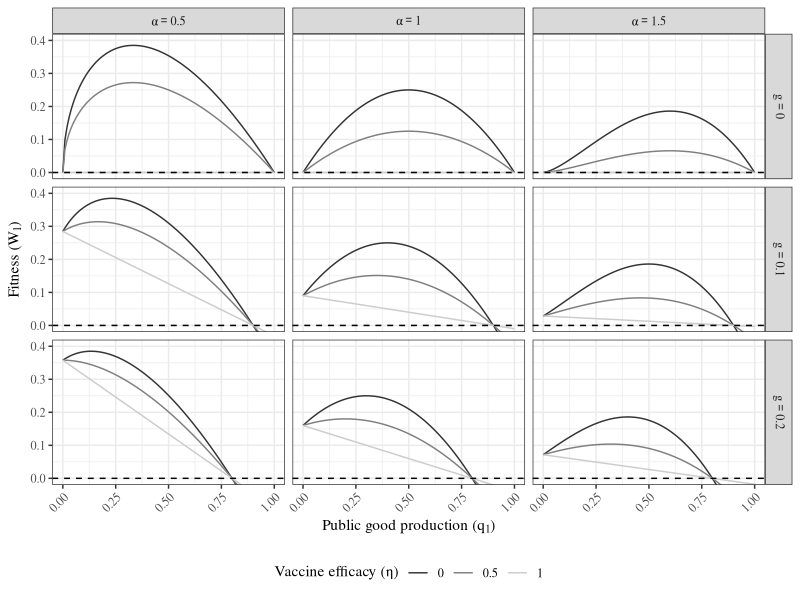
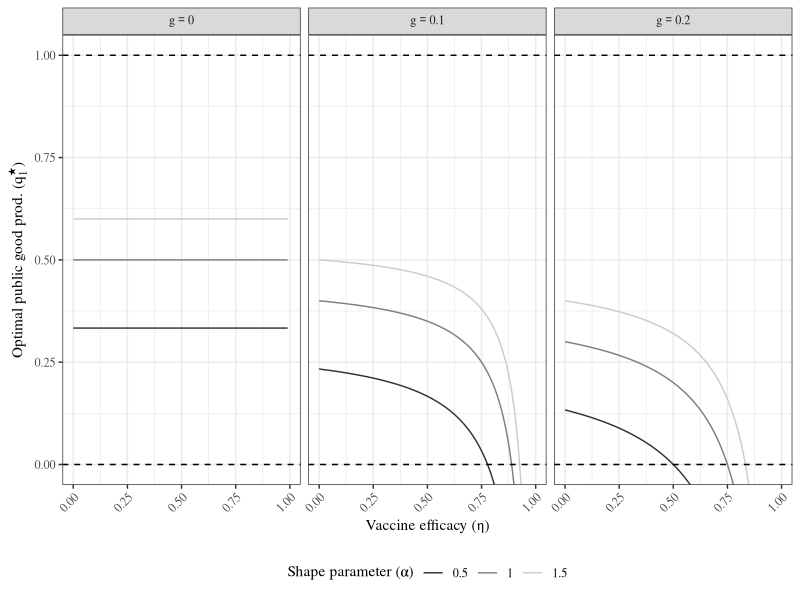
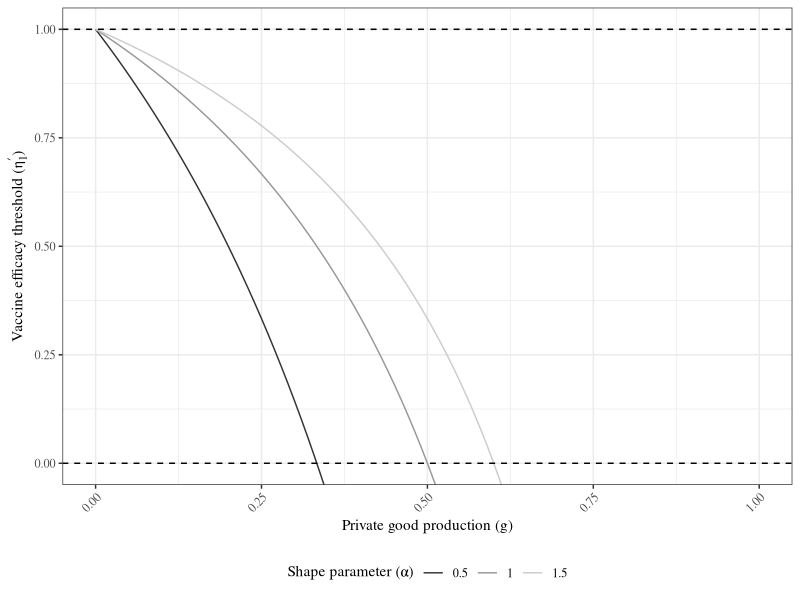
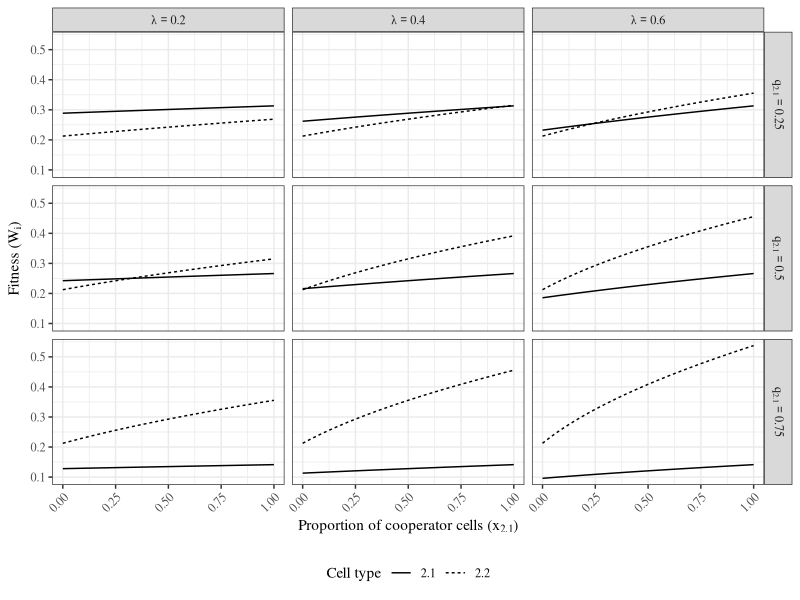
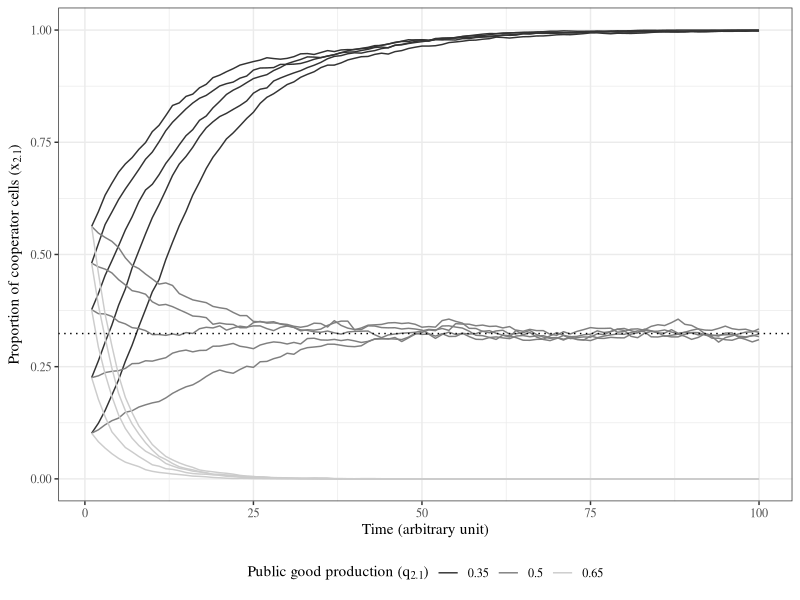
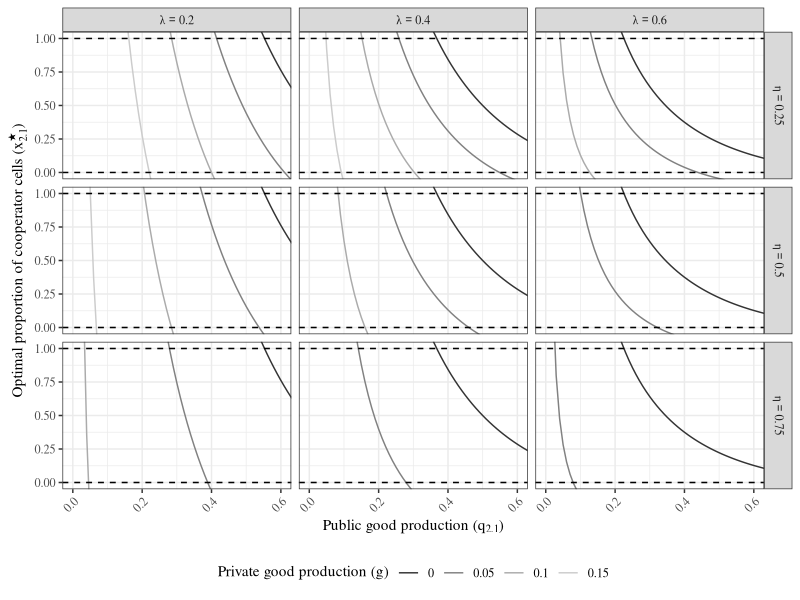
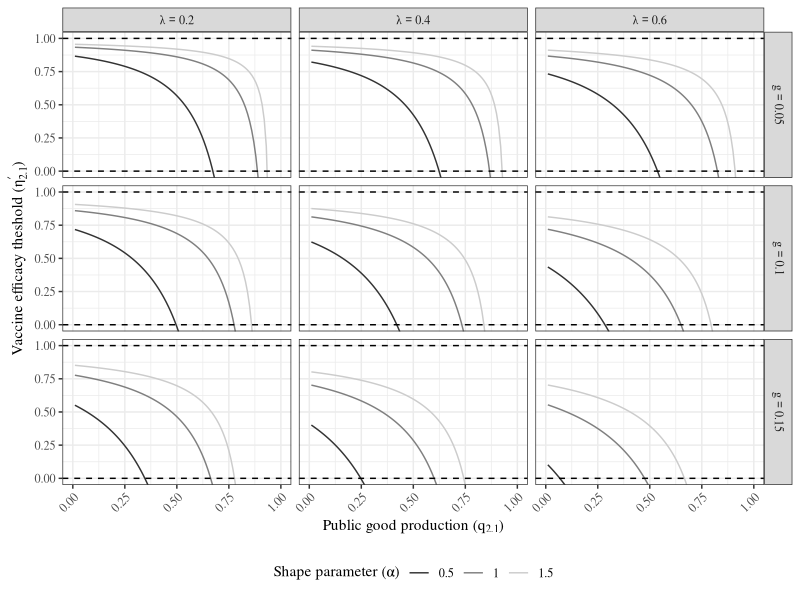
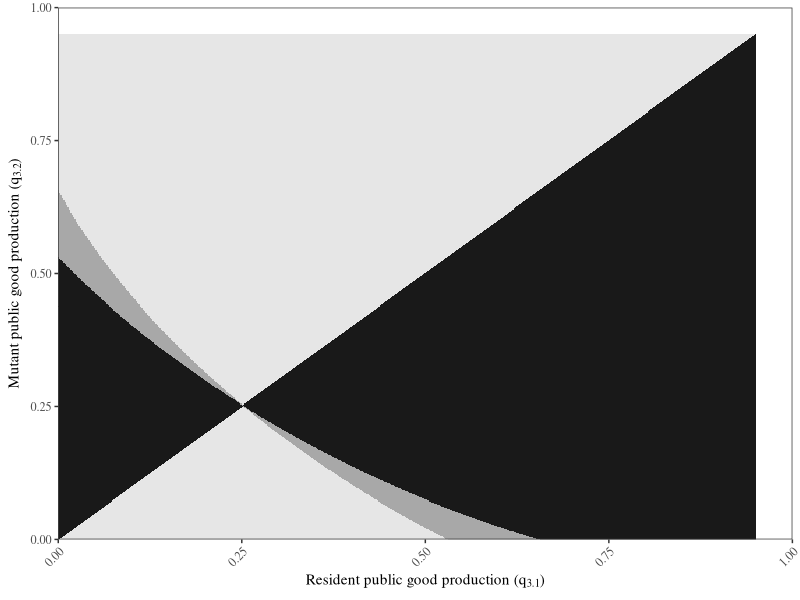

The R source for these figures, in order:
## Needed libraries

library(ggplot2)   # Plots
library(patchwork) # Assembling plots
library(tidyr)     # Data manipulation


## Figure 1

df = expand.grid(
  alpha = c(0.5, 1, 1.5),
  eta = c(0, 0.5, 1),
  g = c(0, 0.1, 0.2),
  q1 = seq(0, 1, 0.01)
)

df = within(df, {
  W1 = (1 - q1 - g) * ((1 - eta) * q1 + g) ** alpha
})

my_lab = as_labeller(c("0.5" = "α==0.5",
                       "1"   = "α==1.0",
                       "1.5" = "α==1.5",
                       "0"   = "g==0",
                       "0.1" = "g==0.1",
                       "0.2" = "g==0.2"),
                     default = label_parsed)

ggplot(df) +
  facet_grid(g ~ alpha, labeller = my_lab) +
  geom_line(aes(x = q1, y = W1, group = eta, color = as.factor(eta))) +
  geom_hline(yintercept = 0, linetype = "dashed") +
  scale_color_manual(values = paste0("grey", c(20, 50, 80))) + 
  labs(
    color = bquote("Vaccine efficacy ("*η*")"),
    x = bquote("Public good production ("*q[1]*")"), 
    y = bquote("Fitness ("*W[1]*")"))+ 
  coord_cartesian(ylim = c(0, .4)) +
  theme_bw(base_family = "serif") +
  theme(legend.position = "bottom", axis.text.x = element_text(angle = 45, hjust = 1))

# ggsave("fig/fig-onestrain-W.pdf", device = cairo_pdf, width = 14, height = 10, units = "cm")


## Figure 2

df = expand.grid(
  alpha = c(0.5, 1, 1.5),
  eta = seq(0, 1, 0.01),
  g = c(0, 0.1, 0.2)
)

df = within(df, {
  q1star = alpha / (alpha + 1) - g * (alpha * (1 - eta) + 1) / ((1 - eta) * (alpha + 1))
})

my_lab = as_labeller(
  c("0" = "g==0", "0.1" = "g==0.1", "0.2" = "g==0.2"),
  default = label_parsed
)

ggplot(df) +
  facet_wrap(~ g, labeller = my_lab) +
  geom_line(aes(x = eta, y = q1star, group = alpha, color = as.factor(alpha))) +
  geom_hline(yintercept = c(0, 1), linetype = "dashed") +
  scale_color_manual(values = paste0("grey", c(20, 50, 80))) + 
  labs(
    color = bquote("Shape parameter ("*α*")"),
    x = bquote("Vaccine efficacy ("*η*")"), 
    y = bquote("Optimal public good prod. ("*q[1]^"\u2605"*")"))+ 
  coord_cartesian(ylim = c(0, 1)) +
  theme_bw(base_family = "serif") +
  theme(legend.position = "bottom", axis.text.x = element_text(angle = 45, hjust = 1))

# ggsave("fig/fig-onestrain-qstar.pdf", device = cairo_pdf, width = 14, height = 8, units = "cm")


## Figure 3

df = expand.grid(
  alpha = c(0.5, 1, 1.5),
  g = seq(0.0, 1, length.out = 101)
)

df = within(df, {
  eta1prime = 1 - g / (alpha * (1 - g))
})

ggplot(df) +
  geom_line(aes(x = g, y = eta1prime, color = as.factor(alpha))) +
  geom_hline(yintercept = c(0, 1), linetype = "dashed") +
  labs(
    x = bquote("Private good production ("*g*")"),
    y = bquote("Vaccine efficacy threshold ("*η[1]^minute*")"),
    color = bquote("Shape parameter ("*α*")")
  ) +
  scale_color_grey() +
  coord_cartesian(xlim = c(0, 1.0), ylim = c(0, 1)) +
  theme_bw(base_family = "serif") +
  theme(legend.position = "bottom", axis.text.x = element_text(angle = 45, hjust = 1))

# ggsave("fig/fig-onestrain-etaprime.pdf", device = cairo_pdf, width = 10, height = 8, units = "cm")


## Figure 4

df = expand.grid(
  alpha = 0.5,
  eta = 0.4,
  g = 0.05,
  q2.1 = c(0.25, 0.5, 0.75),
  lambda = c(0.2, 0.4, 0.6),
  x2.1 = seq(0, 1, 0.01)
)

df = within(df, {
  W2.1 = (1 - q2.1 - g) * ((1 - lambda) * (1 - eta) * q2.1 + lambda * (1 - eta) * x2.1 * q2.1 + g) ** alpha
  W2.2 = (1 - g) * (lambda * (1 - eta) * x2.1 * q2.1 + g) ** alpha
})

df = pivot_longer(df, cols = c("W2.1", "W2.2"))

my_lab = as_labeller(c("0.2"  = "λ==0.2",
                       "0.4"  = "λ==0.4",
                       "0.6"  = "λ==0.6",
                       "0.25" = "q[2.1]==0.25",
                       "0.5"  = "q[2.1]==0.5",
                       "0.75" = "q[2.1]==0.75"), 
                     default = label_parsed)

ggplot(df) +
  facet_grid(q2.1 ~ lambda, labeller = my_lab) +
  geom_line(aes(x = x2.1, y = value, linetype = name)) +
  scale_linetype(labels = c("2.1", "2.2")) +
  scale_color_grey() +
  labs(
    x = bquote("Proportion of cooperator cells ("*x[2.1]*")"),
    y = bquote("Fitness ("*W[i]*")"),
    linetype = "Cell type") +
  theme_bw(base_family = "serif") +
  theme(legend.position = "bottom", axis.text.x = element_text(angle = 45, hjust = 1))

# ggsave("fig/fig-coopcheat-W.pdf", device = cairo_pdf, width = 14, height = 10, units = "cm")


## Figure 5

alpha = 0.5
eta = 0.4
g = 0.05
q2.1 = c(0.35, 0.5, 0.65)
lambda = 0.2

tmax = 100
nind = 1e4

xall = numeric()
sall = numeric()
iall = numeric()

for (seed in 1:5) {
  for (i in 1:3) {
    set.seed(seed)
    ncoop = sample(1:nind, 1)
    q = rep(c(q2.1[i], 0), times = c(ncoop, nind - ncoop))
    x2.1 = sum(q == q2.1[i]) / length(q)
    
    for (t in 2:tmax) {
      W = (1 - q - g) * ((1 - lambda) * (1 - eta) * q + lambda * (1 - eta) * sum(q) / length(q) + g) ** alpha
      q = sample(q, length(q), replace = T, prob = W)
      x2.1[t] = sum(q == q2.1[i]) / length(q)
    }
    xall = c(xall, x2.1)
    sall = c(sall, rep(seed, tmax))
    iall = c(iall, rep(i, tmax))
  }
  df = data.frame(
      x = xall,
      t = 1:tmax,
      s = sall,
      i = iall
    )
}

x2.1star = ((1 - q2.1 - g) ** (1 / alpha) * ((1 - lambda) * (1 - eta) * q2.1 + g) - (1 - g) ** (1 / alpha) * g) /
  (lambda * (1 - eta) * ((1 - g) ** (1 / alpha) - (1 - q2.1 - g) ** (1 / alpha)) * q2.1)

ggplot(df) +
  geom_line(aes(x = t, y = x, group = interaction(s, i), color = as.factor(i))) +
  geom_hline(yintercept = x2.1star, linetype = "dotted") +
  scale_color_manual(values = paste0("grey", c(20, 50, 80)), labels = q2.1) + 
  labs(
    x = "Time (arbitrary unit)",
    y = bquote("Proportion of cooperator cells ("*x[2.1]*")"),
    color = bquote("Public good production ("*q[2.1]*")")
  ) +
  coord_cartesian(ylim = c(0, 1)) +
  theme_bw(base_family = "serif") +
  theme(legend.position = "bottom")

# ggsave("fig/fig-coopcheat-stocha.pdf", device = cairo_pdf, width = 14, height = 9, units = "cm")


## Figure 6

df = expand.grid(
  alpha = 0.5,
  eta = c(0.3, 0.5, 0.7),
  g = c(0.00, 0.05, 0.1, 0.15),
  q2.1 = seq(0, 1, 0.01),
  lambda = c(0.2, 0.4, 0.6)
)

df = within(df, {
  x2.1star = 
    ((1 - q2.1 - g) ** (1 / alpha) * ((1 - lambda) * (1 - eta) * q2.1 + g) - (1 - g) ** (1 / alpha) * g) /
    (lambda * (1 - eta) * ((1 - g) ** (1 / alpha) - (1 - q2.1 - g) ** (1 / alpha)) * q2.1)
})

my_lab = as_labeller(c("0.2" = "λ==0.2",
                       "0.4" = "λ==0.4",
                       "0.6" = "λ==0.6",
                       "0.3" = "η==0.25",
                       "0.5" = "η==0.5",
                       "0.7" = "η==0.75"), 
                     default = label_parsed)

ggplot(df) +
  facet_grid(eta ~ lambda, labeller = my_lab) +
  geom_line(aes(x = q2.1, y = x2.1star, color = as.factor(g))) +
  geom_hline(yintercept = c(0, 1), linetype = "dashed") +
  labs(
    x = bquote("Public good production ("*q[2.1]*")"),
    y = bquote("Optimal proportion of cooperator cells ("*x[2.1]^"\u2605"*")"),
    color = bquote("Private good production ("*g*")")
  ) +
  scale_color_grey() +
  coord_cartesian(xlim = c(0, 0.6), ylim = c(0, 1)) +
  theme_bw(base_family = "serif") +
  theme(legend.position = "bottom", axis.text.x = element_text(angle = 45, hjust = 1))

# ggsave("fig/fig-coopcheat-xstar.pdf", device = cairo_pdf, width = 14, height = 10, units = "cm")


## Figure 7

df = expand.grid(
  lambda = c(0.2, 0.4, 0.6),
  q2.1 = seq(0, 1, 0.01),
  g = c(0.05, 0.1, 0.15),
  alpha = c(0.5, 1.0, 1.5)
)

df = within(df, {
  etaprime = 1 - (((1 - g) ** (1 / alpha) - (1 - q2.1 - g) ** (1 / alpha)) * g) / ((1 - lambda) * (1 - q2.1 - g) ** (1 / alpha) * q2.1)
  etaprime[q2.1 > 1 - g - 0.001] = -1 # To prevent ggplot from showing non-mathematical lines
})

my_lab = as_labeller(c("0.2"  = "λ==0.2",
                       "0.4"  = "λ==0.4",
                       "0.6"  = "λ==0.6",
                       "0.05" = "g==0.05",
                       "0.1"  = "g==0.1",
                       "0.15" = "g==0.15"), 
                     default = label_parsed)

ggplot(df) +
  facet_grid(g ~ lambda, labeller = my_lab) +
  geom_line(aes(x = q2.1, y = etaprime, group = alpha, color = as.factor(alpha))) +
  geom_hline(yintercept = c(0, 1), linetype = "dashed") +
  scale_color_manual(values = paste0("grey", c(20, 50, 80))) + 
  labs(
    color = bquote("Shape parameter ("*α*")"),
    x = bquote("Public good production ("*q[2.1]*")"), 
    y = bquote("Vaccine efficacy theshold ("*η[2.1]^minute*")"))+ 
  coord_cartesian(ylim = c(0, 1)) +
  theme_bw(base_family = "serif") +
  theme(legend.position = "bottom", axis.text.x = element_text(angle = 45, hjust = 1))

# ggsave("fig/fig-coopcheat-etaprime.pdf", device = cairo_pdf, width = 14, height = 10, units = "cm")


## Figure 8

lambda = 0.1
eta = 0.2
g = .05
alpha = 0.5

df = expand.grid(
  q3.1 = seq(0, 1 - g, length.out = 501), 
  q3.2 = seq(0, 1 - g, length.out = 501)
)

W3.1 = (1 - df$q3.1 - g) * ((1 - eta) * df$q3.1 + g) ** alpha
W3.2 = (1 - df$q3.2 - g) * ((1 - lambda) * (1 - eta) * df$q3.2 + lambda * (1 - eta) * df$q3.1 + g) ** alpha

df$omega = W3.2 - W3.1

xstar = ((1 - df$q3.2 - g) ** (1 / alpha) * ((1 - eta) * df$q3.2 + g) - 
  (1 - df$q3.1 - g) ** (1 / alpha) * ((1 - eta) * ((1 - lambda) * df$q3.1 + lambda * df$q3.2) + g)) /
  (lambda *(1 - eta)*((1 - df$q3.1 - g) ** (1 / alpha) - (1 - df$q3.2 - g) ** (1 / alpha)) * (df$q3.1 - df$q3.2))

xstar[xstar < 0] = 0
xstar[xstar > 1] = 1
xstar[xstar < 1 & xstar > 0] = 0.5
xstar[is.nan(xstar)] = 0

ggplot(df) +
  geom_tile(aes(x = q3.1, y = q3.2, fill = as.factor(xstar)), show.legend = F) +
  labs(
    x = bquote("Resident public good production ("*q[3.1]*")"),
    y = bquote("Mutant public good production ("*q[3.2]*")")
  ) +
  scale_fill_grey(start = 0.1, end = 0.9) +
  coord_cartesian(expand = F, xlim = c(0, 1), ylim = c(0, 1)) +
  theme_bw(base_family = "serif") +
  theme(legend.position = "bottom", panel.grid = element_blank(), axis.text.x = element_text(angle = 45, hjust = 1))

# ggsave("fig/fig-adaptive-pip.pdf", device = cairo_pdf, width = 12, height = 8, units = "cm")


## Figure 9

set.seed(42)

alpha = 0.5
eta = 0.2
g = 0.05
q3.1 = 0.75
lambda = 0.4

tmax = 5e3
nind = 1e3
mu = 1e-3

xall = numeric(tmax)
q = rep(q3.1, nind)

n = numeric()
val = numeric()
tval = numeric()

for (t in 1:tmax) {
  id_mut = which(rbinom(nind, 1, mu) == 1)
  q[id_mut] = q[id_mut] + runif(length(id_mut), -0.1, 0.1)
  q[q < 0] = 0
  q[q > 1 - g] = 1 - g

  W = (1 - q - g) * ((1 - lambda) * (1 - eta) * q + lambda * (1 - eta) * sum(q) / length(q) + g) ** alpha

  q = sample(q, length(q), replace = T, prob = W)

  n = c(n, table(q))
  val = c(val, names(table(q)))
  tval = c(tval, rep(t, times = length(table(q))))
}

qavg = numeric(tmax)
for (i in 1:tmax) {
  qavg[i] = as.numeric(names(sort(n[tval == i], decreasing = T)[1]))
}

val2 = val[val %in% qavg]
tval2 = tval[val %in% qavg]
n2 = n[val %in% qavg]

p1 = ggplot() +
  geom_line(aes(x = tval2, y = n2 / nind, group = val2, 
    color = factor(val2, levels = sample(unique(val2), length(unique(val2))))), show.legend = F) +
  scale_color_grey() +
  labs(x = "Time (arbitrary unit)", y = bquote("Prop. of cells ("*x[i]*")")) +
  theme_bw(base_family = "serif")

q3.1star = alpha / (alpha + 1 / (1 - lambda)) - g * (alpha * (1 - eta) + 1 / (1 - lambda)) / ((1 - eta) * (alpha + 1 / (1 - lambda)))
q1star   = alpha / (alpha + 1               ) - g * (alpha * (1 - eta) + 1               ) / ((1 - eta) * (alpha + 1 )              )

p2 = ggplot() +
  geom_hline(yintercept = q3.1star, linetype = "dashed") +
  geom_hline(yintercept = q1star, linetype = "dotted") +
  geom_line(aes(x = 1:tmax, y = qavg), color = "grey50") +
  coord_cartesian(ylim = c(0, 1)) +
  labs(x = "Time (arbitrary unit)", y = bquote("Public good prod. ("*q[i]*")")) +
  theme_bw(base_family = "serif")

Wavg  = (1 - qavg  - g) * ((1 - lambda) * (1 - eta) * qavg  + lambda * (1 - eta) * qavg  + g) ** alpha
W1star   = (1 - q1star   - g) * ((1 - lambda) * (1 - eta) * q1star   + lambda * (1 - eta) * q1star   + g) ** alpha
W3.1star = (1 - q3.1star - g) * ((1 - lambda) * (1 - eta) * q3.1star + lambda * (1 - eta) * q3.1star + g) ** alpha

p3 = ggplot() +
  geom_line(aes(x = 1:tmax, y = Wavg), color = "grey50") +
  geom_hline(yintercept = W3.1star, linetype = "dashed") +
  geom_hline(yintercept = W1star, linetype = "dotted") +
  labs(x = "Time (arbitrary unit)", y = bquote("Clonal fitness ("*W[i]*")")) +
  theme_bw(base_family = "serif")

p1 / (p2 | p3) + plot_annotation(tag_levels = "A")

# ggsave("fig/fig-adaptive-stocha.pdf", device = cairo_pdf, width = 14, height = 11, units = "cm")


## Figure 10

df = expand.grid(
  alpha = c(0.5, 1, 1.5),
  lambda = c(0.2, 0.4, 0.6),
  g = seq(0, 1, length.out = 101)  
)

df = within(df, {
  eta3.1prime = 1 - g / (alpha * (1 - lambda) * (1 - g))
})

my_lab = as_labeller(c("0.2" = "λ==0.2",
                       "0.4" = "λ==0.4",
                       "0.6" = "λ==0.6"),
                     default = label_parsed)

ggplot(df) +
  facet_grid(~ lambda, labeller = my_lab) +
  geom_line(aes(x = g, y = eta3.1prime, color = as.factor(alpha))) +
  geom_hline(yintercept = c(0, 1), linetype = "dashed") +
  scale_color_grey() + 
  labs(
    color = bquote("Shape parameter ("*α*")"),
    x = bquote("Private good production ("*g*")"), 
    y = bquote("Vaccine efficacy theshold ("*η[3.1]^minute*")"))+ 
  coord_cartesian(ylim = c(0, 1)) +
  theme_bw(base_family = "serif") +
  theme(legend.position = "bottom", axis.text.x = element_text(angle = 45, hjust = 1))

# ggsave("fig/fig-adaptive-etaprime.pdf", device = cairo_pdf, width = 14, height = 8, units = "cm")
